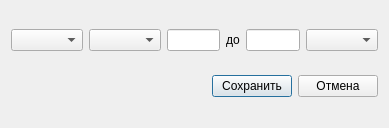
<?xml version="1.0" encoding="UTF-8"?>
<ui version="4.0">
 <class>AddEditFilter</class>
 <widget class="QDialog" name="AddEditFilter">
  <property name="geometry">
   <rect>
    <x>0</x>
    <y>0</y>
    <width>389</width>
    <height>128</height>
   </rect>
  </property>
  <property name="windowTitle">
   <string>Локальный фильтр</string>
  </property>
  <layout class="QVBoxLayout" name="verticalLayout">
   <item>
    <layout class="QHBoxLayout" name="horizontalLayout">
     <item>
      <widget class="QComboBox" name="cbAttr">
       <property name="sizePolicy">
        <sizepolicy hsizetype="Expanding" vsizetype="Fixed">
         <horstretch>0</horstretch>
         <verstretch>0</verstretch>
        </sizepolicy>
       </property>
      </widget>
     </item>
     <item>
      <widget class="QComboBox" name="cbCondition"/>
     </item>
     <item>
      <widget class="QLineEdit" name="leValue">
       <property name="sizePolicy">
        <sizepolicy hsizetype="Preferred" vsizetype="Fixed">
         <horstretch>0</horstretch>
         <verstretch>0</verstretch>
        </sizepolicy>
       </property>
       <property name="minimumSize">
        <size>
         <width>0</width>
         <height>0</height>
        </size>
       </property>
      </widget>
     </item>
     <item>
      <widget class="QLabel" name="lbTo">
       <property name="text">
        <string>до</string>
       </property>
      </widget>
     </item>
     <item>
      <widget class="QLineEdit" name="leValue2">
       <property name="sizePolicy">
        <sizepolicy hsizetype="Preferred" vsizetype="Fixed">
         <horstretch>0</horstretch>
         <verstretch>0</verstretch>
        </sizepolicy>
       </property>
       <property name="minimumSize">
        <size>
         <width>0</width>
         <height>0</height>
        </size>
       </property>
      </widget>
     </item>
     <item>
      <widget class="QComboBox" name="cbLinkValue"/>
     </item>
    </layout>
   </item>
   <item>
    <layout class="QHBoxLayout" name="horizontalLayout_2">
     <item>
      <spacer name="horizontalSpacer">
       <property name="orientation">
        <enum>Qt::Horizontal</enum>
       </property>
       <property name="sizeHint" stdset="0">
        <size>
         <width>40</width>
         <height>20</height>
        </size>
       </property>
      </spacer>
     </item>
     <item>
      <widget class="QPushButton" name="pbSave">
       <property name="text">
        <string>Сохранить</string>
       </property>
      </widget>
     </item>
     <item>
      <widget class="QPushButton" name="pbExit">
       <property name="text">
        <string>Отмена</string>
       </property>
      </widget>
     </item>
    </layout>
   </item>
  </layout>
 </widget>
 <resources/>
 <connections/>
</ui>
